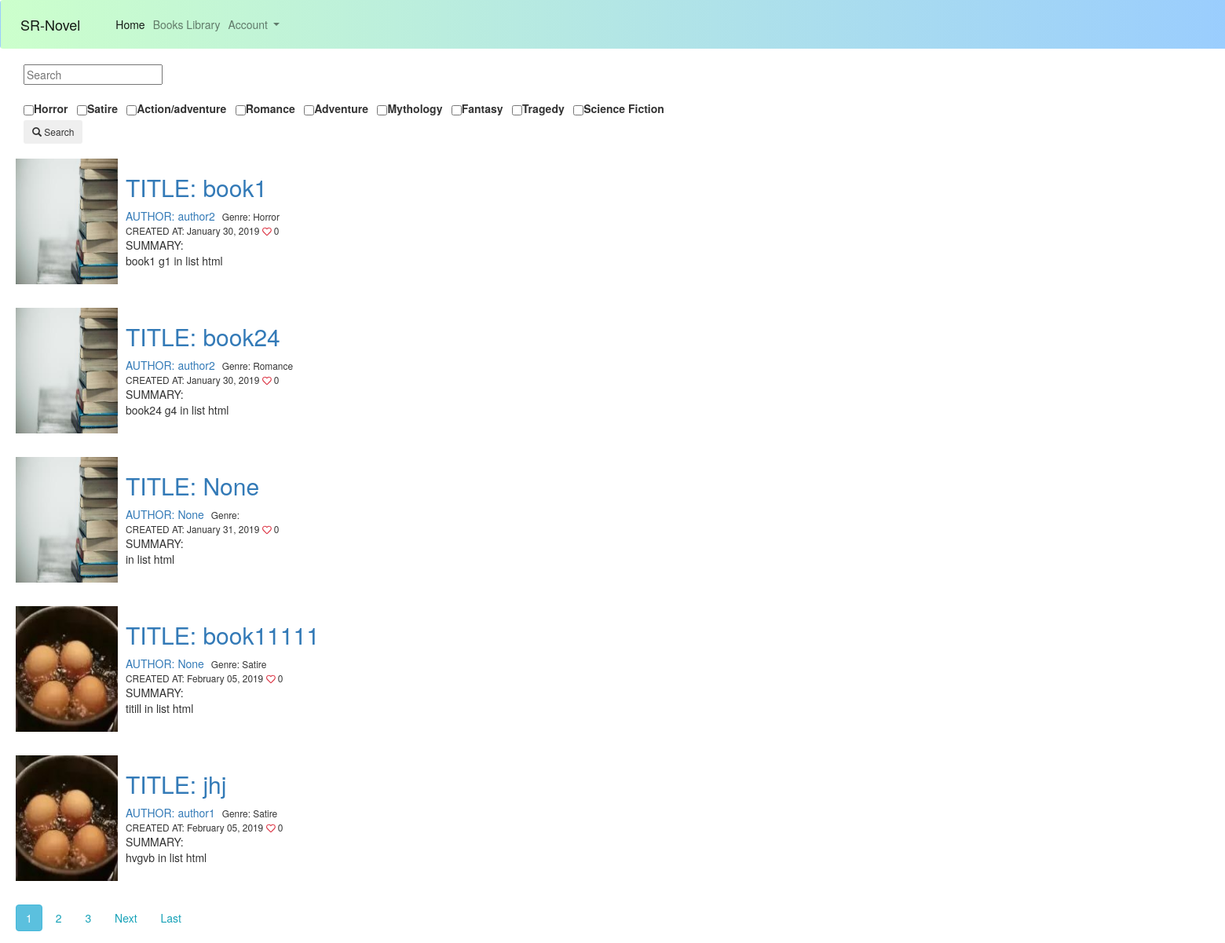
The app's page /application/books/, older data.
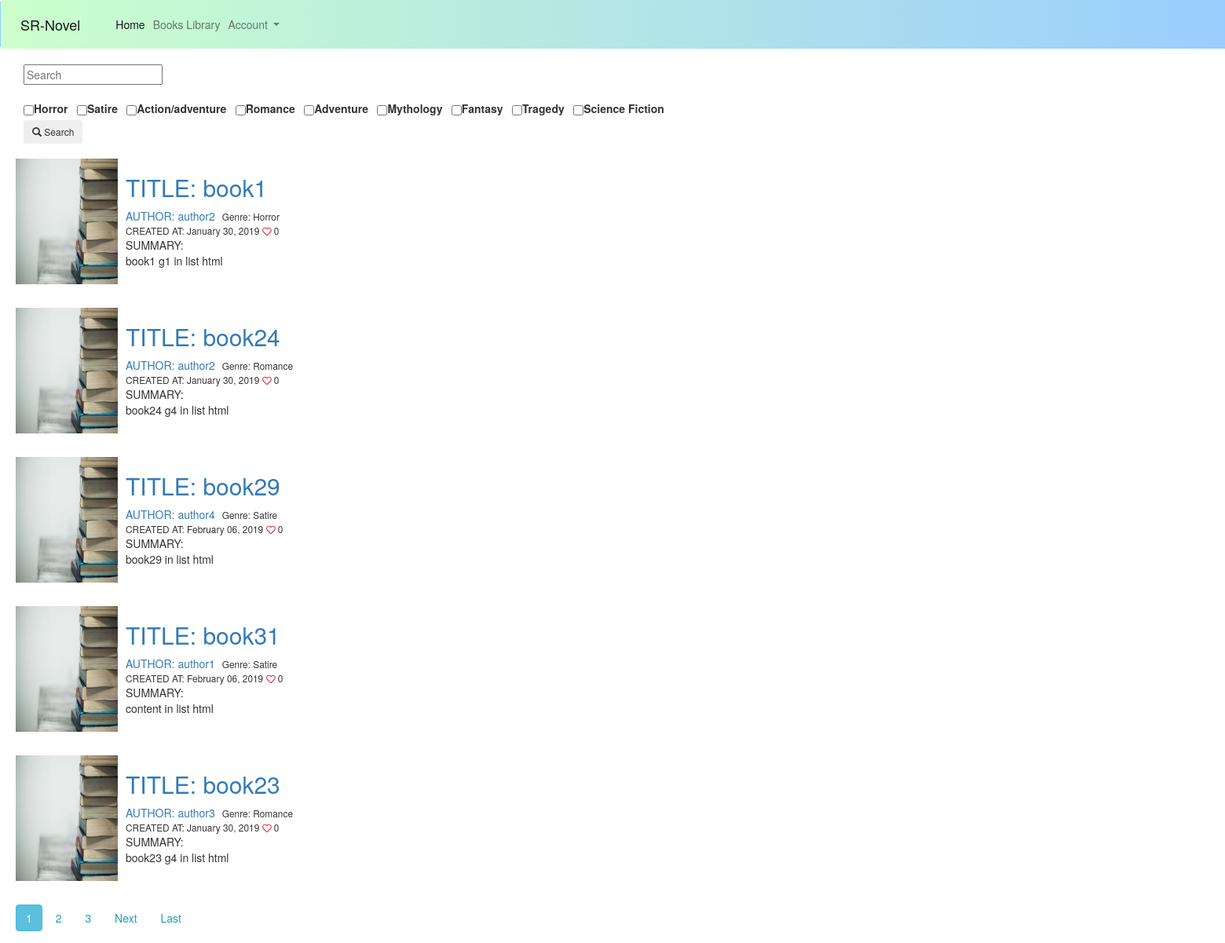
The same page, newer data.
### application/models.py (models this page shows, shortened)
class Genre(models.Model):
    name = models.CharField(max_length=200, help_text='Enter a book genre (e.g. Science Fiction)')
    def __str__(self):
        return '%s' % (self.name)

class Book(models.Model):
    title = models.CharField(max_length=200,blank=True, null=True)
    author = models.ForeignKey('Author', on_delete=models.SET_NULL,blank=True, null=True)
    summary = models.TextField(max_length=1000, help_text='Enter a brief description of the book')
    isbn = models.CharField('ISBN', max_length=13, help_text='13 Character <a href="https://www.isbn-international.org/content/what-isbn">ISBN number</a>')
    genre = models.ManyToManyField(Genre, help_text='Select multiple genres for this book')
    wordCount = models.IntegerField(default=0)
    chapterCount = models.IntegerField(default=0,blank=True,null=True)
    bookFile = models.FileField(blank=True, null=True,upload_to='book_files')
    like = models.IntegerField(default=0,blank=True,null=True)
    date_uploaded = models.DateTimeField(default = timezone.now)
    bookImage = models.ImageField(default ='default_book.jpg', upload_to='book_images')
    created_author= models.ForeignKey(User,on_delete=models.SET_NULL, blank=True, null=True)
    class Meta:
        ordering = ['-like', 'chapterCount', 'date_uploaded', '-wordCount']

class Author(models.Model):
    authorName = models.CharField(max_length=200)
    """authorId = models.CharField(max_length=200,blank=True, null=True)"""
    """bookId = models.OneToManyField()" "book of author ownered"""
    def __str__(self):
        return '%s' % (self.authorName)

### application/views.py (the view, shortened to what this page needs)
# urls.py: path('books/', BookListView.as_view(),name='booklist'),
class BookListView(ListView):
    model = Book
    template_name= 'application/book_list.html'
    context_object_name='booklist'
    ordering = ['-date_uploaded']
    paginate_by = 5
    searchq=None
    def get_context_data(self, **kwargs):
        context = super(BookListView, self).get_context_data(**kwargs)
        genres = Genre.objects.all()
        context['searchq'] = BookListView.searchq
        context['genre_list']= genres
        return context
    def get_queryset(self):
        query = self.request.GET.getlist("q", None)
        link=None
        qs = Book.objects.all()
        BookListView.searchq= link
        return qs

### application/templates/application/book_list.html (shortened to what this page needs)
{% extends "home_base.html" %}
{% block content %}
	<div id="container">
		<div class="sidenav" style="align-items: left;width: 800px;margin-left: 30px;margin-top: 10px;">
			<form method="GET" action="/application/books/" style="width: 1000px;">
				<input type="text" name="q" placeholder="Search" value ="{{ query|escape }}" style="margin-bottom: 20px;display: inline;">
				<b>
					<div style="width: 1000px;">
						{% for genre in genre_list %}
						<label class="form-check form-check-inline">
							<input type="checkbox" style="margin-left: 0px;margin-right: 0px;" name="q"
							value="{{ genre|escape }}">
							<label class="form-check-label" for="inlineCheckbox2">{{genre}}</label>
						</label>
						{% endfor %}
					</div>
				</b>
				<p>
					<button class="btn btn-sm" type="submit" value="Search"  style="margin-left: 0px;">
					<span class="glyphicon glyphicon-search"></span> Search</button>
				</p>
			</form>
		</div>
		<div id="center" style="margin-left: 20px;margin-top: 10px;width: 900px">
			{% for book in booklist %}
				<article class="media content-section"  style="margin-left">
					<img class="rectangle article-img ml-10 mb-3 mr-3 mt-2" src="{{ book.bookImage.url }}" width="130px" height="160px">
					<div class="media-body ml-10 mb-3 mr-3 mt-2">
						<h2><a class = "article-title" href=" {% url 'book-detail' book.id %} "> TITLE: {{ book.title }} </a></h2>
						<div class="article-metadata">
							<a class="mr-2" href="#">AUTHOR: {{ book.author }}</a>
							<small class="test-muted">Genre: {% for genre in book.genre.all %}
								{{genre}}
							{% endfor %} <br>  CREATED AT: {{ book.date_uploaded|date:"F d, Y" }} <i class="far fa-heart text-danger"></i> {{book.like}} </small>
						</div>
						<p class="article-content">SUMMARY:<br> {{ book.summary }} in list html</p>
					</div>
				</article>
			{% endfor %}
			<div style="width:1500px; margin:0 auto;margin-top: 20px">
				{% if is_paginated %}
					{% for num in page_obj.paginator.page_range %}
						{% if page_obj.number == num %}
							{% if searchq %}
								<a class="btn btn-info mb-4" href="?{{searchq}}&page={{ num }}"> {{ num }}</a>
							{% else %}
								<a class="btn btn-info mb-4" href="?page={{ num }}"> {{ num }}</a>
							{% endif %}
							{% elif num > page_obj.number|add:'-3' and num < page_obj.number|add:'3' %}
							{% if searchq %}
								<a class="btn btn-outline-info mb-4" href="?{{searchq}}&page={{ num }}"> {{ num }}</a>
							{% else %}
								<a class="btn btn-outline-info mb-4" href="?page={{ num }}"> {{ num }}</a>
							{% endif %}
						{% endif %}
					{% endfor %}
					{% if page_obj.has_next %}
						{% if searchq %}
							<a class="btn btn-outline-info mb-4" href="?{{searchq}}&page= {{ page_obj.next_page_number }}">Next</a>
							<a class="btn btn-outline-info mb-4" href="?{{searchq}}&page= {{ page_obj.paginator.num_pages }}">Last</a>
						{% else %}
							<a class="btn btn-outline-info mb-4" href="?page={{ page_obj.next_page_number }}">Next</a>
							<a class="btn btn-outline-info mb-4" href="?page={{ page_obj.paginator.num_pages }}">Last</a>
						{% endif %}
					{% endif%}
				{% endif %}
			</div>
		</div>
	</div>
{% endblock %}

### application/templates/home_base.html (shortened to what this page needs)
{% load static %}
<html>
    <head>
        <link rel="stylesheet" href="https://maxcdn.bootstrapcdn.com/bootstrap/4.0.0/css/bootstrap.min.css">
           <link rel="stylesheet" href="https://maxcdn.bootstrapcdn.com/bootstrap/3.4.0/css/bootstrap.min.css">
    </head>
    <body style="position: relative;min-width: 1600px;">
        {% block navbar %}
        <nav class="navbar navbar-expand-lg navbar-light bg-light" style="background: linear-gradient( to right, #ccffcc, #99ccff);
        position: relative;min-width: 1500px; ">
  <a class="navbar-brand" href="{% url 'index' %}">SR-Novel</a>
  <div class="collapse navbar-collapse" id="navbarNavDropdown">
    <ul class="navbar-nav">
      <li class="nav-item active">
        <a class="nav-link" href="{% url 'index' %}">Home <span class="sr-only">(current)</span></a>
      </li>
      <li class="nav-item">
        <a class="nav-link" href="{% url 'booklist' %}">Books Library</a>
      </li>
      <li class="nav-item dropdown">
        <a class="nav-link dropdown-toggle" href="#" id="navbarDropdownMenuLink" data-toggle="dropdown" aria-haspopup="true" aria-expanded="false">
          Account
        </a>
      </li>
    </ul>
  </div>
</nav>
        {% endblock %}
        {% block content %}
        {% endblock %}
    </body>
</html>

Row changes from the older to the newer data that the page shows:
removed Book: bookImage (placeholder picture), title "None", author "None", date_uploaded "January 31, 2019", like "0"
removed Book: bookImage (picture), title "book11111", author "None", date_uploaded "February 05, 2019", like "0", summary "titill", Genre (name "Satire")
removed Book: bookImage (picture), title "jhj", author "author1", date_uploaded "February 05, 2019", like "0", summary "hvgvb", Genre (name "Satire")
added Book: bookImage (placeholder picture), title "book29", author "author4", date_uploaded "February 06, 2019", like "0", summary "book29", Genre (name "Satire")
added Book: bookImage (placeholder picture), title "book31", author "author1", date_uploaded "February 06, 2019", like "0", summary "content", Genre (name "Satire")
now on this page (row unchanged): Book: bookImage (placeholder picture), title "book23", author "author3", date_uploaded "January 30, 2019", like "0", summary "book23 g4", Genre (name "Romance")
